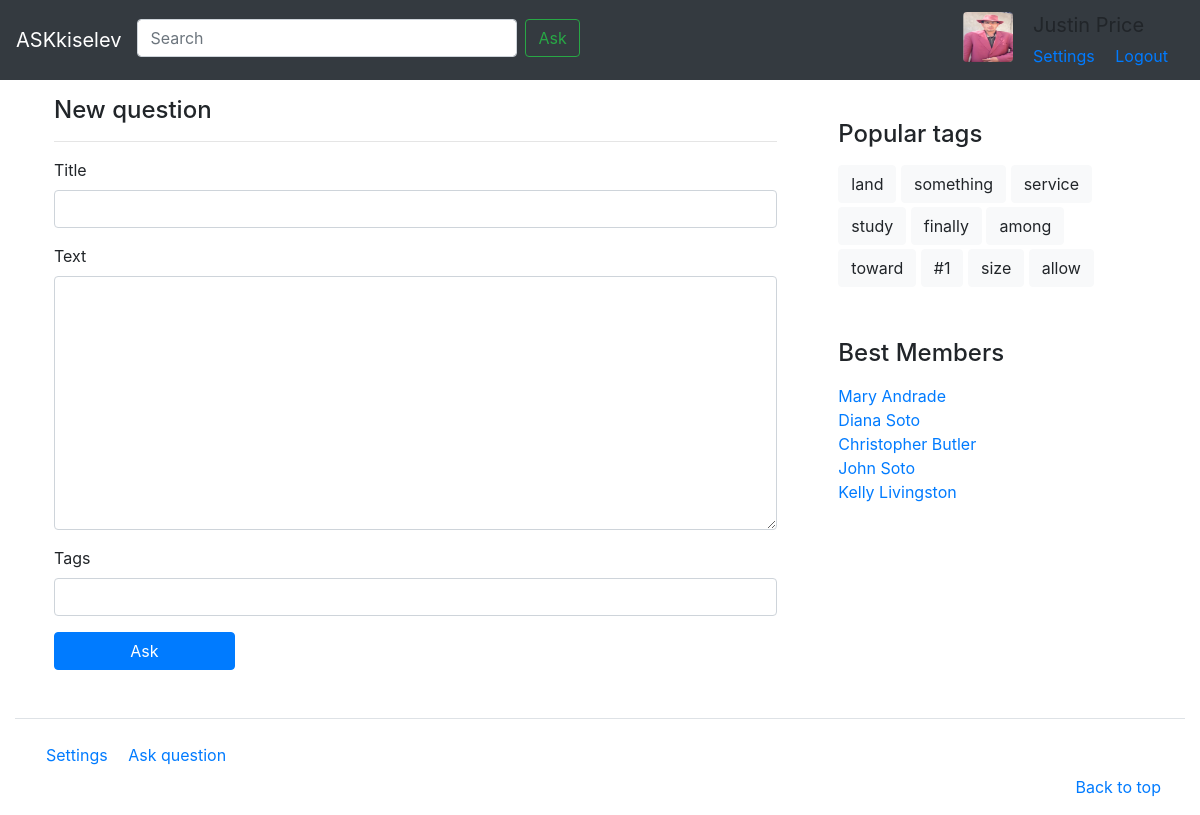
The app's page /ask/ (signed in) with its own data.
### app/models.py (models this page shows, shortened)
class Tag(models.Model):
    name = models.CharField(max_length=100, unique=True, db_index=True)
    references_num = models.PositiveIntegerField(default=0)
    objects = TagManager()

class Profile(models.Model):
    rating = models.IntegerField(default=0)
    avatar = models.ImageField(
        upload_to='static/img/avatars', default='static/img/avatar_1.png'
    )
    user = models.OneToOneField(User, on_delete=models.CASCADE)
    objects = ProfileManager()

### app/views.py (the view, shortened to what this page needs)
# urls.py: path('ask/', views.ask, name='ask'),
@login_required(login_url='/login')
def ask(request):
    form = AskForm(request.POST)
    context['form'] = form
    return render(request, 'ask.html', context)

### app/forms.py
class AskForm(forms.Form):
    title = forms.CharField(
        max_length=100,
        widget=forms.TextInput(
            attrs={ 'class': 'form-control' }
        )
    )
    text = forms.CharField(
        max_length=400,
        widget=forms.Textarea(
        attrs={ 'class': 'form-control' }
        )
    )
    tags = forms.CharField(
        max_length=150,
        widget=forms.TextInput(
            attrs={ 'class': 'form-control' },
        )
    )

### templates/ask.html (shortened to what this page needs)
{% extends "base.html" %}
{% load static %}
{% block content %}
<div class="mb-5 mt-5">
    <h4 class="mb-3">New question</h4>
    <hr>
    <form method="POST">
        {% for f in form.visible_fields %}
            <div class="form-group">
                <label for="title">{{ f.label }} </label>
                {{f.as_widget}}
            </div>
        {% endfor %}
        <button class="btn btn-primary btn-block w-25" type="submit" name="Ask">Ask</button>
    </form>
</div>
{% endblock %}

### templates/inc/navbar.html (shortened to what this page needs)
{% load static %}
<nav class="navbar navbar-expand-md navbar-dark fixed-top bg-dark">
    <a class="navbar-brand" href="{% url 'index' %}">ASKkiselev</a>
    <div class="collapse navbar-collapse mb-1" id="navbarCollapse">
        <form class="form-inline mt-2 mt-md-0 mr-auto">
            <input class="form-control mr-2" type="text" placeholder="Search" aria-label="Search" style="width: 380px;">
            <a href="{% url 'ask' %}" class="askme-navbar-label btn btn-outline-success my-2 my-sm-0">Ask</a>
        </form>
        {% if user.is_authenticated %}
        <div>
            <div class="d-inline-block ">
                <a href="# ">
                    <img class="float-left mt-1 ml-lg-3 ml-md-3 mr-3 rounded" style="width: 50px; height: 50px;" src="{% static 'img/avatar_1.png' %}" alt="Avatar ">
                </a>
            </div>
            <div class="d-inline-block">
                <div style=" font-size: 20px;">
                    {{ user.username }}
                </div>
                <div class="d-inline-block pt-1">
                    <a href="{% url 'profile' %}" class="askme-navbar-label mr-3">Settings</a>
                    <a href="{% url 'logout' %}?next={{request.path}}" class="askme-navbar-label mr-3">Logout</a>
                </div>
            </div>
        </div>
        {% endif %}
    </div>
</nav>

### templates/inc/right_menu.html
<div class="container mt-4 ">
    <div class="pt-5 pl-3 ">
        <h4 class="pb-2 ">Popular tags</h4>
        {% for tag in popular_tags.all %}
            <a href="{% url 'tag' tag_name=tag.name %}" type="button " class="btn btn-light mb-1 ">{{ tag.name }}</a>
        {% endfor %}
    </div>
    <div class="pt-5 pl-3 ">
        <h4 class="pb-2 ">Best Members</h4>
        <ol class=" list-unstyled ">
            {% for nickname in best_members.all %}
                <li><a href="# ">{{ nickname.user }}</a></li>
            {% endfor %}
        </ol>
    </div>
</div>

### records on screen
Tag: name "land"
Tag: name "something"
Tag: name "service"
Tag: name "study"
Tag: name "finally"
Tag: name "among"
Tag: name "toward"
Tag: name "#1"
Tag: name "size"
Tag: name "allow"
Profile: user "Mary Andrade"
Profile: user "Diana Soto"
Profile: user "Christopher Butler"
Profile: user "John Soto"
Profile: user "Kelly Livingston"

### other values on screen
{{ user.username }} "Justin Price"
{{ f.label }} "Title" "Text" "Tags"
